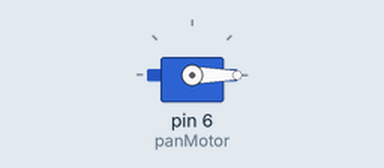
Bench run of a sketch on a simulated Arduino Uno, built with avr-gcc and run on an emulated ATmega328P. Shown: servo. What the sketch prints to the serial monitor is not drawn.

Above: at 0.05 s.
Timing chart, 0 to 3.0 s (numbered marks = the images above):
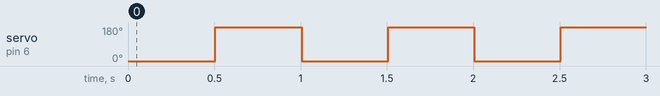

The sketch:

servo_pan.ino
```cpp
/*

*/

#include <Servo.h>


Servo panMotor;


void setup() {
  panMotor.attach(6);
  panMotor.write(90);

  Serial.begin(9600);
  Serial.println("This monitor will show us which way the servo motor has turned");

}

void loop() {
    panMotor.write(0); // turn to the right
    Serial.println("right");
    delay(500);
    panMotor.write(180);
    Serial.println("Center");
    delay(500);
    panMotor.write(90);
    Serial.println("Center");

}
```

Measured:
- by itself, servo on pin 6 (panMotor): alternates 180° for 0.50 s and 0° for 0.50 s
